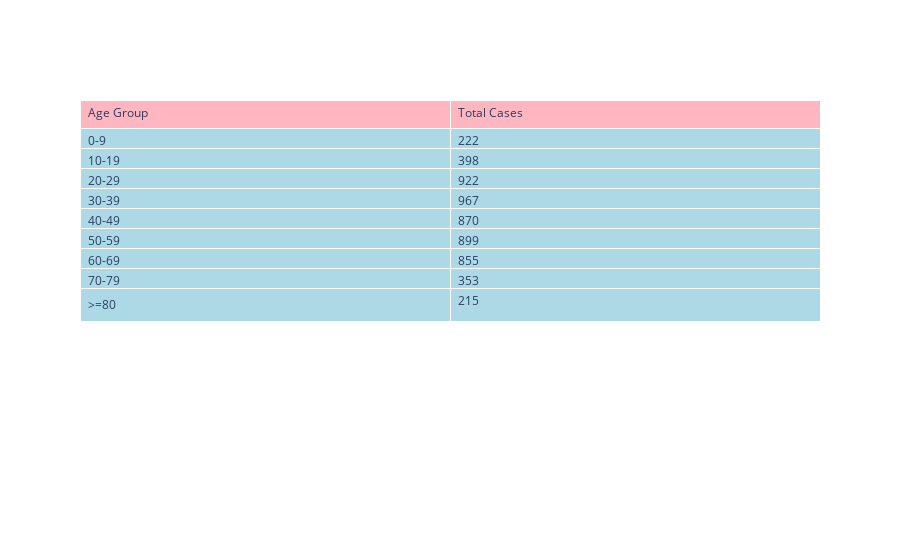

Write notebook code for a chart like this one.
### Code cell
fig = go.Figure(data=[go.Table(
    header=dict(values=list(data2.columns),
                fill_color='lightpink',
                align='left'),
    cells=dict(values=[data2['Age Group'], data2['Total Cases']],
               fill_color='lightblue',
               align='left'))
])

fig.show()

### Figure 1 — Plotly figure (JSON) as saved in the notebook; plotly's stock layout.template omitted (floating-point values rounded to 4 significant figures)
{"data": [{"cells": {"align": "left", "fill": {"color": "lightblue"}, "values": [["0-9", "10-19", "20-29", "30-39", "40-49", "50-59", "60-69", "70-79", ">=80"], [222, 398, 922, 967, 870, 899, 855, 353, 215]]}, "header": {"align": "left", "fill": {"color": "lightpink"}, "values": ["Age Group", "Total Cases"]}, "type": "table"}], "layout": {}}
